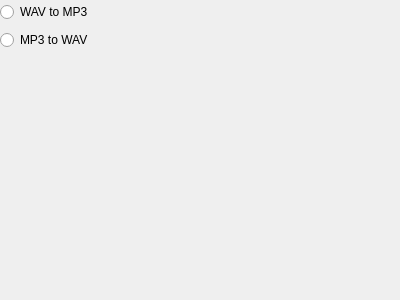
<?xml version="1.0" encoding="UTF-8"?>
<ui version="4.0">
 <class>StartPage</class>
 <widget class="QWizardPage" name="StartPage">
  <property name="geometry">
   <rect>
    <x>0</x>
    <y>0</y>
    <width>400</width>
    <height>300</height>
   </rect>
  </property>
  <property name="windowTitle">
   <string>WizardPage</string>
  </property>
  <widget class="QWidget" name="">
   <property name="geometry">
    <rect>
     <x>0</x>
     <y>0</y>
     <width>104</width>
     <height>52</height>
    </rect>
   </property>
   <layout class="QVBoxLayout" name="verticalLayout">
    <item>
     <widget class="QRadioButton" name="wavToMp3RadioButton">
      <property name="text">
       <string>WAV to MP3</string>
      </property>
     </widget>
    </item>
    <item>
     <widget class="QRadioButton" name="mp3ToWavRadioButton">
      <property name="text">
       <string>MP3 to WAV</string>
      </property>
     </widget>
    </item>
   </layout>
  </widget>
 </widget>
 <resources/>
 <connections/>
</ui>
